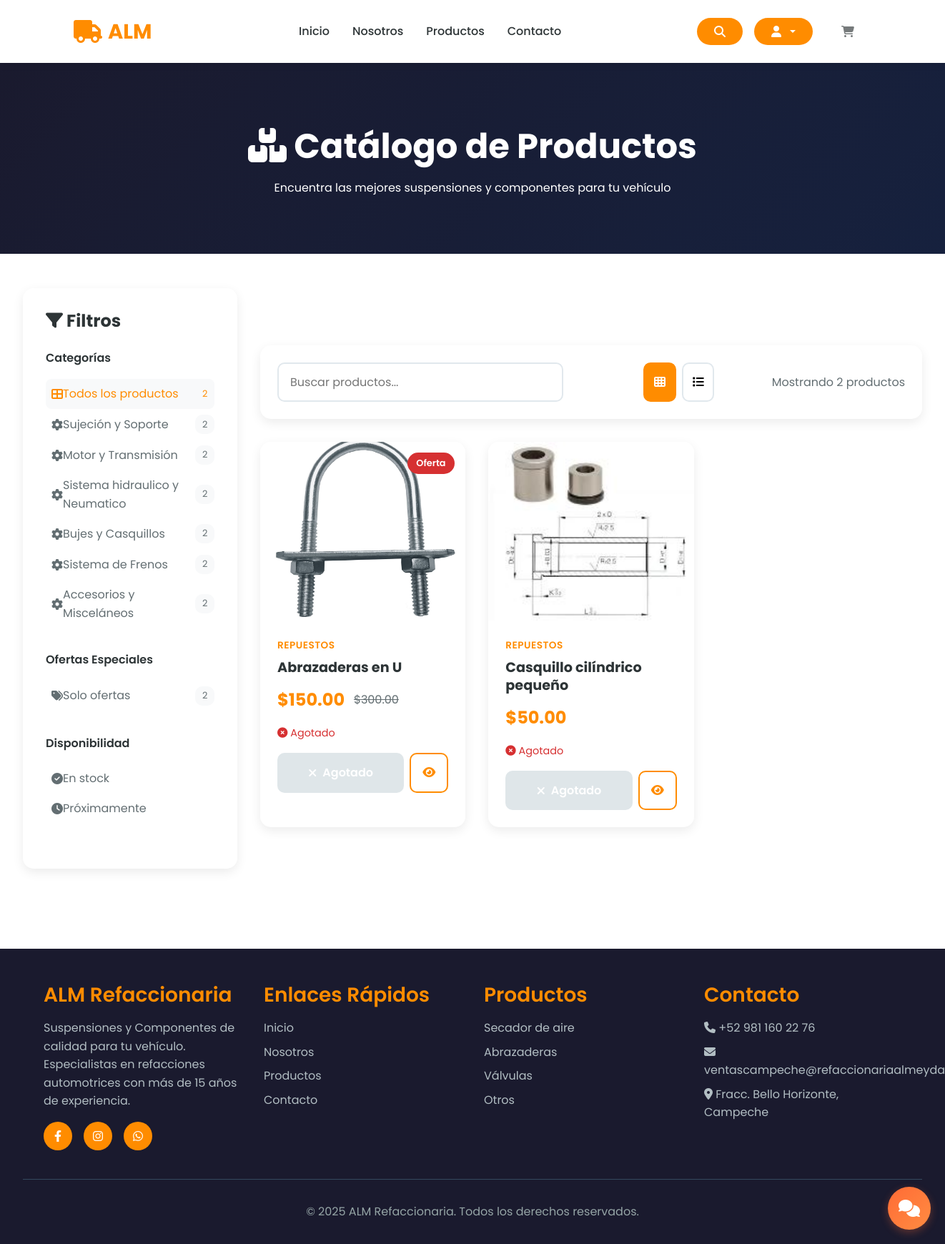
The app's page /tienda/ with its own data.
### store/models.py (models this page shows, shortened)
class Product(models.Model):
    CATEGORY_CHOICES = [
        ('Sujeción y Soporte', 'Sujeción y Soporte'),
        ('Motor y Transmisión', 'Motor y Transmisión'),
        ('Sistema hidraulico y Neumatico', 'Sistema hidraulico y Neumatico'),
        ('Bujes y Casquillos', 'Bujes y Casquillos'),
        ('Sistema de Frenos', 'Sistema de Frenos'),
        ('Accesorios y Misceláneos', 'Accesorios y Misceláneos'),
    ]
    MATERIAL_CHOICES = [
        ('Acero', 'Acero'),
        ('Hierro fundido', 'Hierro fundido'),
        ('Bronce / Latón', 'Bronce / Latón'),
        ('Aluminio', 'Aluminio'),
        ('Goma / Poliuretano', 'Goma / Poliuretano'),
        ('Otro', 'Otro'),
    ]
    PROVEEDOR_CHOICES = [
        ('Productos Almeyda', 'Productos Almeyda'),
    ]
    proveedor = models.CharField(max_length=100, choices=PROVEEDOR_CHOICES)
    seller = models.ForeignKey(User, on_delete=models.CASCADE)
    name = models.CharField(max_length=200)
    description = models.TextField(max_length=1000, null=True, blank=True)
    price = models.FloatField()
    offer_price = models.FloatField(null=True, blank=True)
    offer = models.BooleanField(default=False)
    quantity = models.IntegerField()
    category = models.CharField(max_length=50, choices=CATEGORY_CHOICES)
    height_cm = models.FloatField()
    width_cm = models.FloatField()
    material = models.CharField(max_length=50, choices=MATERIAL_CHOICES)
    likes = models.ManyToManyField(User, related_name='liked_products', blank=True)
    date_of_delivery = models.DateField(null=True, blank=True)
    image = models.ImageField(null=True, blank=False)
    imageuno = models.ImageField(null=True, blank=False)
    imagedos = models.ImageField(null=True, blank=False)
    imagetres = models.ImageField(null=True, blank=False)
    @property
    def imageURL(self):
        try:
            url = self.image.url
        except:
            url = ''
        return url

### store/views.py (the view)
# urls.py: path('', include('store.urls')),
def store(request):
    data = cartData(request)
    cartItems = data['cartItems']
    section = request.GET.get('section')  # p.ej: 'Animales'
    offer_only = request.GET.get('offer') == '1'  # '1' activa filtro de ofertas
    products = Product.objects.all()
    if section:
        products = products.filter(category=section)
    if offer_only:
        products = products.filter(offer=True)
    context = {
        'products': products,
        'cartItems': cartItems,
        'current_section': section,
        'offer_only': offer_only,
        'sections': [choice[0] for choice in Product.CATEGORY_CHOICES],
    }
    return render(request, 'store/store.html', context)

### store/utils.py (called while the page is built)
def cartData(request):
    if request.user.is_authenticated:
        try:
            customer = request.user.customer
            order, created = Order.objects.get_or_create(customer=customer, complete=False)
            items = order.orderitem_set.all()
            cartItems = order.get_cart_items
        except Customer.DoesNotExist:
            items = []
            order = {'get_cart_total': 0, 'get_cart_items': 0, 'shipping': False}
            cartItems = 0
    else:
        items = []
        order = {'get_cart_total': 0, 'get_cart_items': 0, 'shipping': False}
        cartItems = 0
    return {'cartItems': cartItems, 'order': order, 'items': items}

### store/templates/store/store.html (shortened to what this page needs)
{% extends 'store/base.html' %}
{% load static %}
{% block content %}
<section class="page-header">
    <h1><i class="fas fa-boxes"></i> Catálogo de Productos</h1>
    <p>Encuentra las mejores suspensiones y componentes para tu vehículo</p>
</section>
<section class="catalog-section">
    <div class="catalog-layout">
        <aside class="sidebar">
            <h3><i class="fas fa-filter"></i> Filtros</h3>
            <div class="filter-group">
                <div class="filter-title">Categorías</div>
                <a href="{% url 'store' %}" class="filter-option {% if not current_section and not offer_only %}active{% endif %}">
                    <i class="fas fa-th-large"></i>
                    <span>Todos los productos</span>
                    <span class="filter-count">{{ products|length }}</span>
                </a>
                {% for section in sections %}
                <a href="?section={{ section }}" class="filter-option {% if section == current_section %}active{% endif %}">
                    <i class="fas fa-cog"></i>
                    <span>{{ section }}</span>
                    <span class="filter-count">
                        {% with products|length as total %}{{ total }}{% endwith %}
                    </span>
                </a>
                {% endfor %}
            </div>
            <div class="filter-group">
                <div class="filter-title">Ofertas Especiales</div>
                <a href="?offer=1" class="filter-option {% if offer_only %}active{% endif %}">
                    <i class="fas fa-tags"></i>
                    <span>Solo ofertas</span>
                    <span class="filter-count">
                        {% with products|length as total %}{{ total }}{% endwith %}
                    </span>
                </a>
            </div>
            <div class="filter-group">
                <div class="filter-title">Disponibilidad</div>
                <a href="#" class="filter-option">
                    <i class="fas fa-check-circle"></i>
                    <span>En stock</span>
                </a>
                <a href="#" class="filter-option">
                    <i class="fas fa-clock"></i>
                    <span>Próximamente</span>
                </a>
            </div>
        </aside>
        <main class="main-content">
            <div class="catalog-toolbar">
                <div class="search-box">
                    <input type="text" placeholder="Buscar productos..." id="searchInput">
                </div>
                <div class="view-options">
                    <button class="view-btn active" title="Vista en cuadrícula">
                        <i class="fas fa-th"></i>
                    </button>
                    <button class="view-btn" title="Vista en lista">
                        <i class="fas fa-list"></i>
                    </button>
                </div>
                <div class="results-info">
                    Mostrando {{ products|length }} productos
                </div>
            </div>
            <div class="products-grid">
                {% for product in products %}
                <div class="product-card">
                    {% if product.offer %}
                    <div class="product-badge descuento">Oferta</div>
                    {% endif %}
                    <div class="product-image">
                        {% if product.imageURL %}
                        <img src="{{ product.imageURL }}" alt="{{ product.name }}">
                        {% else %}
                        <div class="product-image-placeholder">
                            <i class="fas fa-cog"></i>
                        </div>
                        {% endif %}
                    </div>
                    <div class="product-info">
                        <div class="product-category">
                            {% if product.section %}{{ product.section }}{% else %}Repuestos{% endif %}
                        </div>
                        <h3 class="product-name">
                            <a href="{% url 'product_detail' product.pk %}">{{ product.name }}</a>
                        </h3>
                        <div class="product-price">
                            {% if product.offer %}
                            <span class="price-current">${{ product.offer_price|floatformat:2 }}</span>
                            <span class="price-old">${{ product.price|floatformat:2 }}</span>
                            {% else %}
                            <span class="price-current">${{ product.price|floatformat:2 }}</span>
                            {% endif %}
                        </div>
                        <div class="product-stock {% if product.quantity > 0 %}disponible{% else %}sin-stock{% endif %}">
                            {% if product.quantity > 0 %}
                            <i class="fas fa-check-circle"></i> Disponible ({{ product.quantity }} unidades)
                            {% else %}
                            <i class="fas fa-times-circle"></i> Agotado
                            {% endif %}
                        </div>
                        <div class="product-actions">
                            {% if request.user.is_authenticated and request.user.is_staff %}
                            <button class="btn-add-cart" disabled>
                                <i class="fas fa-user-shield"></i>
                                Admin
                            </button>
                            {% else %}
                                {% if product.quantity > 0 %}
                                <button data-product="{{product.id}}" data-action="add" class="btn-add-cart update-cart">
                                    <i class="fas fa-shopping-cart"></i>
                                    Agregar
                                </button>
                                {% else %}
                                <button class="btn-add-cart" disabled style="background: #dfe6e9; cursor: not-allowed;">
                                    <i class="fas fa-times"></i>
                                    Agotado
                                </button>
                                {% endif %}
                            {% endif %}
                            <a href="{% url 'product_detail' product.pk %}" class="btn-view">
                                <i class="fas fa-eye"></i>
                            </a>
                        </div>
                    </div>
                </div>
                {% empty %}
                <div class="empty-state">
                    <i class="fas fa-search"></i>
                    <h3>No se encontraron productos</h3>
                    <p>Intenta ajustar los filtros o términos de búsqueda</p>
                </div>
                {% endfor %}
            </div>
        </main>
    </div>
</section>
{% endblock %}

### store/templates/store/base.html (style rules this page uses)
* { margin: 0; padding: 0; box-sizing: border-box; }
:root { --primary-color: #FF8C00; --secondary-color: #1a1a2e; --accent-color: #FFA500; --text-dark: #2d3436; --text-light: #636e72; --white: #ffffff; --light-bg: #f8f9fa; }
body { font-family: 'Poppins', sans-serif; line-height: 1.6; color: var(--text-dark); background-color: var(--white); }
main { margin-top: 80px; }
* { transition: background-color 0.3s ease, color 0.3s ease, border-color 0.3s ease; }

### records on screen
Product: category "Bujes y Casquillos", id "2", imageURL (picture), name "Casquillo cilíndrico pequeño", price "50.00", quantity 0 (drawn)
Product: offer "Oferta", imageURL (picture), name "Abrazaderas en U", offer_price "150.00", price "300.00", quantity 0 (drawn)

### other values on screen
{{ products|length }} "2"
{{ section }} "Sujeción y Soporte" "Motor y Transmisión" "Sistema hidraulico y Neumatico" "Sistema de Frenos" "Accesorios y Misceláneos"
{{ total }} "2" "2" "2" "2" "2"
{{ total }} "2"
